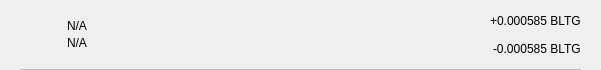
<?xml version="1.0" encoding="UTF-8"?>
<ui version="4.0">
 <class>TxRow</class>
 <widget class="QWidget" name="TxRow">
  <property name="geometry">
   <rect>
    <x>0</x>
    <y>0</y>
    <width>601</width>
    <height>70</height>
   </rect>
  </property>
  <property name="minimumSize">
   <size>
    <width>0</width>
    <height>40</height>
   </size>
  </property>
  <property name="windowTitle">
   <string>Form</string>
  </property>
  <layout class="QVBoxLayout" name="verticalLayout_3">
   <property name="spacing">
    <number>0</number>
   </property>
   <property name="leftMargin">
    <number>0</number>
   </property>
   <property name="topMargin">
    <number>0</number>
   </property>
   <property name="rightMargin">
    <number>0</number>
   </property>
   <property name="bottomMargin">
    <number>0</number>
   </property>
   <item>
    <widget class="QWidget" name="rowContainer" native="true">
     <layout class="QVBoxLayout" name="verticalLayout_2">
      <property name="spacing">
       <number>9</number>
      </property>
      <property name="leftMargin">
       <number>20</number>
      </property>
      <property name="topMargin">
       <number>9</number>
      </property>
      <property name="rightMargin">
       <number>20</number>
      </property>
      <property name="bottomMargin">
       <number>0</number>
      </property>
      <item>
       <widget class="QFrame" name="frame">
        <property name="styleSheet">
         <string notr="true">border:none;</string>
        </property>
        <property name="frameShape">
         <enum>QFrame::StyledPanel</enum>
        </property>
        <property name="frameShadow">
         <enum>QFrame::Raised</enum>
        </property>
        <layout class="QHBoxLayout" name="horizontalLayout" stretch="0,2,0">
         <property name="leftMargin">
          <number>0</number>
         </property>
         <property name="topMargin">
          <number>0</number>
         </property>
         <property name="rightMargin">
          <number>0</number>
         </property>
         <property name="bottomMargin">
          <number>0</number>
         </property>
         <item>
          <widget class="QPushButton" name="icon">
           <property name="focusPolicy">
            <enum>Qt::NoFocus</enum>
           </property>
           <property name="styleSheet">
            <string notr="true">border:none;</string>
           </property>
           <property name="text">
            <string/>
           </property>
           <property name="iconSize">
            <size>
             <width>28</width>
             <height>28</height>
            </size>
           </property>
          </widget>
         </item>
         <item>
          <layout class="QVBoxLayout" name="verticalLayout">
           <property name="spacing">
            <number>3</number>
           </property>
           <property name="leftMargin">
            <number>9</number>
           </property>
           <item>
            <widget class="QLabel" name="lblAddress">
             <property name="styleSheet">
              <string notr="true"/>
             </property>
             <property name="text">
              <string notr="true">N/A</string>
             </property>
             <property name="alignment">
              <set>Qt::AlignBottom|Qt::AlignLeading|Qt::AlignLeft</set>
             </property>
            </widget>
           </item>
           <item>
            <widget class="QLabel" name="lblDate">
             <property name="styleSheet">
              <string notr="true"/>
             </property>
             <property name="text">
              <string notr="true">N/A</string>
             </property>
             <property name="alignment">
              <set>Qt::AlignLeading|Qt::AlignLeft|Qt::AlignTop</set>
             </property>
            </widget>
           </item>
          </layout>
         </item>
         <item>
          <widget class="QWidget" name="containerAmounts" native="true">
           <property name="minimumSize">
            <size>
             <width>80</width>
             <height>0</height>
            </size>
           </property>
           <layout class="QVBoxLayout" name="verticalLayout_4">
            <property name="leftMargin">
             <number>0</number>
            </property>
            <property name="topMargin">
             <number>0</number>
            </property>
            <property name="rightMargin">
             <number>0</number>
            </property>
            <property name="bottomMargin">
             <number>0</number>
            </property>
            <item alignment="Qt::AlignRight">
             <widget class="QLabel" name="lblAmountTop">
              <property name="styleSheet">
               <string notr="true"/>
              </property>
              <property name="text">
               <string>+0.000585 BLTG</string>
              </property>
             </widget>
            </item>
            <item alignment="Qt::AlignRight">
             <widget class="QLabel" name="lblAmountBottom">
              <property name="styleSheet">
               <string notr="true"/>
              </property>
              <property name="text">
               <string>-0.000585 BLTG</string>
              </property>
             </widget>
            </item>
           </layout>
          </widget>
         </item>
        </layout>
       </widget>
      </item>
      <item>
       <widget class="QLabel" name="lblDivisory">
        <property name="minimumSize">
         <size>
          <width>0</width>
          <height>1</height>
         </size>
        </property>
        <property name="maximumSize">
         <size>
          <width>16777215</width>
          <height>1</height>
         </size>
        </property>
        <property name="styleSheet">
         <string notr="true">background-color:#bababa;</string>
        </property>
        <property name="text">
         <string/>
        </property>
        <property name="alignment">
         <set>Qt::AlignBottom|Qt::AlignLeading|Qt::AlignLeft</set>
        </property>
       </widget>
      </item>
     </layout>
    </widget>
   </item>
  </layout>
 </widget>
 <resources/>
 <connections/>
</ui>
